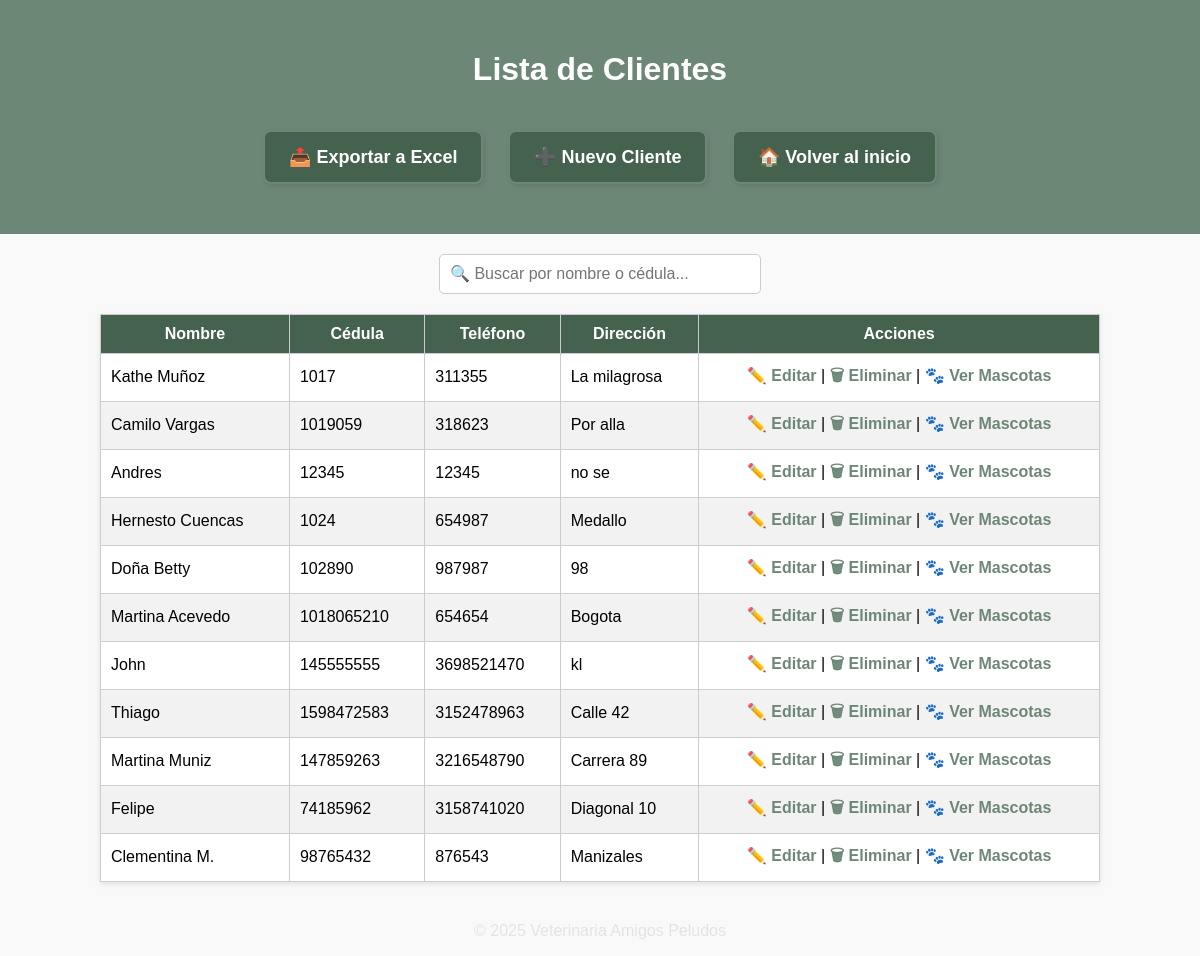
Screenshot of /clientes/lista/ with the database file from the repository.
### principal/models.py (models this page shows, shortened)
class Cliente(models.Model):
    nombre = models.CharField(max_length=100)
    cedula = models.CharField(max_length=20, unique=True)
    telefono = models.CharField(max_length=20, blank=True, null=True)
    direccion = models.CharField(max_length=255, blank=True, null=True)
    activo = models.BooleanField(default=True)

### principal/views.py (the view)
# urls.py: path('clientes/lista/', views.lista_clientes, name='lista_clientes'),
def lista_clientes(request):
    clientes = Cliente.objects.filter(activo=True)
    return render(request, 'principal/lista_clientes.html', {'clientes': clientes})

### principal/templates/principal/lista_clientes.html (shortened to what this page needs)
{% load static %}
<!DOCTYPE html>
<html lang="es">
<head>
    <link rel="stylesheet" href="{% static 'principal/css/listas.css' %}">
</head>
<body>
<header>
    <h1>Lista de Clientes</h1>
    <a href="{% url 'exportar_clientes' %}" class="btn">📤 Exportar a Excel</a>
    <a href="{% url 'crear_cliente' %}" class="btn">➕ Nuevo Cliente</a>
    <a href="{% url 'inicio' %}" class="btn">🏠 Volver al inicio</a>
</header>
<div class="search-box">
    <input type="text" id="buscar" placeholder="🔍 Buscar por nombre o cédula...">
</div>
<table id="tabla-clientes">
    <thead>
        <tr>
            <th>Nombre</th>
            <th>Cédula</th>
            <th>Teléfono</th>
            <th>Dirección</th>
            <th>Acciones</th>
        </tr>
    </thead>
    <tbody>
        {% for cliente in clientes %}
        <tr>
            <td>{{ cliente.nombre }}</td>
            <td>{{ cliente.cedula }}</td>
            <td>{{ cliente.telefono }}</td>
            <td>{{ cliente.direccion }}</td>
            <td>
                <a href="{% url 'editar_cliente' cliente.cedula %}">✏️ Editar</a> |
                <a href="{% url 'eliminar_cliente' cliente.cedula %}" onclick="return confirm('¿Eliminar este cliente?');">🗑 Eliminar</a> |
                <a href="{% url 'mascotas_por_cliente' cliente.id %}">🐾 Ver Mascotas</a>
            </td>
        </tr>
        {% empty %}
        <tr><td colspan="5">No hay clientes registrados.</td></tr>
        {% endfor %}
    </tbody>
</table>
<footer>
    <p>© 2025 Veterinaria Amigos Peludos</p>
</footer>
</body>
</html>

### principal/static/principal/css/listas.css (style rules this page uses)
body { font-family: Arial, sans-serif; background-color: #f9f9f9; margin: 0; padding: 0; text-align: center; }
header { background-color: #6D8777; color: white; padding: 30px 20px; }
.btn { display: inline-flex; align-items: center; gap: 8px; margin: 20px 10px; padding: 14px 24px; background-color: #45624E; color: white; text-decoration: none; border-radius: 8px; font-size: 18px; font-weight: bold; border: 2px solid #6D8777; box-shadow: 2px 2px 5px rgba(0, 0, 0, 0.1); transition: background-color 0.3s ease, transform 0.2s ease; }
.search-box { margin: 20px auto; }
.search-box input { padding: 10px; width: 300px; font-size: 16px; border-radius: 5px; border: 1px solid #ccc; }
table { margin: 20px auto; border-collapse: collapse; width: 90%; max-width: 1000px; background-color: white; box-shadow: 0 2px 6px rgba(0,0,0,0.1); }
th, td { padding: 10px; border: 1px solid #ccc; text-align: left; }
th { background-color: #45624E; color: white; text-align: center; }
tr:nth-child(even) { background-color: #f2f2f2; }
td a { text-decoration: none; color: #6D8777; font-weight: bold; }
footer { margin-top: 40px; color: #e3e3e3; }
td:nth-child(5) { text-align: center; }

### rows the page displays
Cliente: nombre "Kathe Muñoz", cedula "1017", telefono "311355", direccion "La milagrosa"
Cliente: nombre "Camilo Vargas", cedula "1019059", telefono "318623", direccion "Por alla"
Cliente: nombre "Andres", cedula "12345", telefono "12345", direccion "no se"
Cliente: nombre "Hernesto Cuencas", cedula "1024", telefono "654987", direccion "Medallo"
Cliente: nombre "Doña Betty", cedula "102890", telefono "987987", direccion "98"
Cliente: nombre "Martina Acevedo", cedula "1018065210", telefono "654654", direccion "Bogota"
Cliente: nombre "John", cedula "145555555", telefono "3698521470", direccion "kl"
Cliente: nombre "Thiago", cedula "1598472583", telefono "3152478963", direccion "Calle 42"
Cliente: nombre "Martina Muniz", cedula "147859263", telefono "3216548790", direccion "Carrera 89"
Cliente: nombre "Felipe", cedula "74185962", telefono "3158741020", direccion "Diagonal 10"
Cliente: nombre "Clementina M.", cedula "98765432", telefono "876543", direccion "Manizales"
